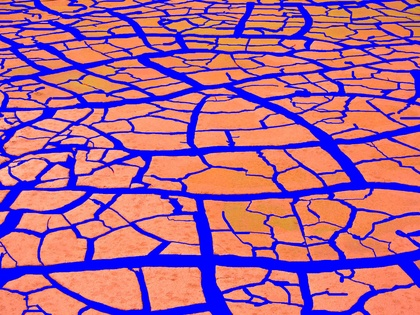
%> input picture images/Alligator1.jpg, 420 x 315 px, shrunk from 1600 x 1200 before the run; its folder holds only this picture in this run
$ octave demo.m   (GNU Octave 9; MATLAB toolbox functions it lacks are replaced by stand-ins)
%> lines starting %> are read from the running program, lines starting %| are printed output that depends on the picture; in (x1, y1, x2, y2) boxes, pixels count from 0 and x2, y2 are one past the last pixel; in counts of white or black regions, pixels touching at a corner belong together; the program's own positions count from 1
%> further down, Ioriginal is the input picture: size 315x420x3 uint8; mean R, G, B 168.7, 99, 146.4
### colorSegment.m
function  pixelLabels = colorSegment (input, Ioriginal)

%//%************************************************************************%
%//%*                         Color segmenter						       *%
%//%*           Segments the images by their colors                        *%
%//%*                                                                      *%
%//%*                                                                      *%
%//%*             Name: Dr. Preetham Manjunatha    		                   *%
%//%*             Github link: https://github.com/preethamam               %*
%//%*             Submission Date: 05/12/2025                              *%
%//%************************************************************************%
%//%*             Viterbi School of Engineering,                           *%
%//%*             Sonny Astani Dept. of Civil Engineering,                 *%
%//%*             University of Southern california,                       *%
%//%*             Los Angeles, California.                                 *%
%//%************************************************************************%
%
%************************************************************************%
%
% Usage: pixelLabels = colorSegment (input, Ioriginal)
% Inputs:
%           input        - Input struct
%           colorspace   - color segmentation of annotatations by color
%                           space 'rgb' | 'hsv' | 'lab' | 'xyz'
%                                 'ycbcr' | 'yiq' (NTSC)
%
%           input.RGBTriplet - [0,0,255]; % RGB value to segment
%           input.colorspace - 'rgb' % 'rgb' | 'hsv' |'lab' | 'xyz'
                                        %  'ycbcr' | 'yiq' (NTSC)
%           input.tolerance - 70; % tolerance value
%           input.Kmeans - true; % If true uses K-means clustering.
%                                % Else, uses input.RGBTriplet
%           input.KClusters - 3; % K clusters
%           input.ShowPlots - true; % Show plots
%           Ioriginal    - Input color image
%
%
% Outputs:  pixelLabels  - Output pixels labels
%
%

    % Check the number of input arguments
    if nargin < 2
        error('Not enough input arguments. Usage: pixelLabels = colorSegment(Ioriginal, input)');
    end

    % Validate the input struct fields
    requiredFields = {'RGBTriplet', 'colorspace', 'tolerance', 'Kmeans', 'KClusters', 'ShowPlots'};
    for i = 1:length(requiredFields)
        if ~isfield(input, requiredFields{i})
            error('Input struct is missing the required field: %s', requiredFields{i});
        end
    end

    % Validate colorspace
    validColorSpaces = {'rgb', 'hsv', 'lab', 'xyz', 'ycbcr', 'yiq'};
    if ~ismember(lower(input.colorspace), validColorSpaces)
        error('Invalid colorspace. Valid options are: ''rgb'', ''hsv'', ''lab'', ''xyz'', ''ycbcr'', ''yiq''.');
    end

    % Validate RGBTriplet
    if ~isnumeric(input.RGBTriplet) || numel(input.RGBTriplet) ~= 3
        error('RGBTriplet must be a numeric array with 3 elements.');
    end

    % Validate tolerance
    if ~isnumeric(input.tolerance) || input.tolerance < 0
        error('Tolerance must be a non-negative numeric value.');
    end

    % Validate Kmeans
    if ~islogical(input.Kmeans)
        error('Kmeans must be a logical value (true or false).');
    end

    % Validate KClusters
    if ~isnumeric(input.KClusters) || input.KClusters <= 0 || mod(input.KClusters, 1) ~= 0
        error('KClusters must be a positive integer.');
    end

    % Validate ShowPlots
    if ~islogical(input.ShowPlots)
        error('ShowPlots must be a logical value (true or false).');
    end

    % Read the original color image and get sizes
    [imheight, imwidth, imbytesppix]  = size(Ioriginal);
%> imheight = 315; imwidth = 420; imbytesppix = 3
    centroids = [];

    if sum(input.RGBTriplet>1)
        input.RGBTriplet = input.RGBTriplet/255;
    end

    % Convert RGB image to a target HSV or L*a*b* color space
    switch input.colorspace
        case 'rgb'
            % Convert to double
            Itransformed = im2double(Ioriginal);

            % Target RGB color triplet
            targetTriplet = input.RGBTriplet;
        case 'hsv'
            % Convert the image to HSV space
            Itransformed = rgb2hsv(Ioriginal);

            % Target HSV color triplet
            targetTriplet = rgb2hsv(input.RGBTriplet);
        case 'lab'
            % Convert image from RGB colorspace to lab color space.
            cform = makecform('srgb2lab');
            Itransformed = applycform(im2double(Ioriginal),cform);

            % Target L*a*b* color triplet
            targetTriplet = rgb2lab(input.RGBTriplet);

        case 'xyz'
            % Convert the image to HSV space
            Itransformed = rgb2xyz(Ioriginal);
%> Itransformed: size 315x420x3 double; mean of channels 1, 2, 3 0.366, 0.28, 0.362

            % Target HSV color triplet
            targetTriplet = rgb2xyz(input.RGBTriplet);

        case 'ycbcr'
            % Convert the image to HSV space
            Itransformed = rgb2ycbcr(im2double(Ioriginal));

            % Target HSV color triplet
            targetTriplet = rgb2ycbcr(input.RGBTriplet);

        case 'yiq'
            % Convert the image to HSV space
            Itransformed = rgb2ntsc(Ioriginal);

            % Target HSV color triplet
            targetTriplet = rgb2ntsc(input.RGBTriplet);
        otherwise
            error('colorSpace must be ''RGB'', ''Lab'', ''HSV'', ''XYZ'', ''YCBCR'', or ''YIQ''');
    end

    if input.Kmeans
        % Segmentation map and clustering
        segMaptic = tic;
        [N,M,L] = size(Itransformed);
        ItransFeatureVec = reshape(Itransformed,[N*M, L]);

        % Get clusters indices/classes
        [idx,centroids] = kmeans(ItransFeatureVec, input.KClusters);

        % Reshape to segmentation map
        pixelLabels = reshape(idx, [N,M]);
        segMapruntime = toc(segMaptic);
        fprintf('K-mean segmentation map execution time: %.4f seconds\n', segMapruntime)
    else
        % Segmentation map by color tolerance distance
        Channel1 = Itransformed(:,:,1);          % Get the first channel
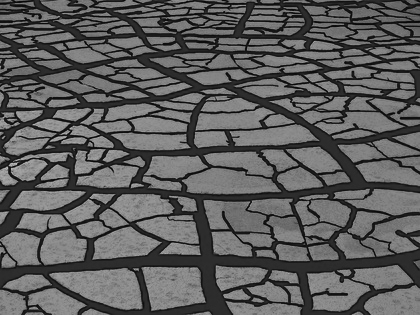
%> Channel1: size 315x420 double; min 0.0239, max 0.767, mean 0.366
        Channel2 = Itransformed(:,:,2);          % Get the second channel
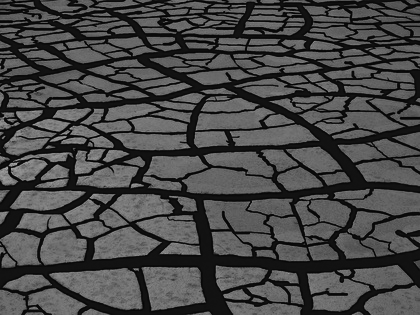
%> Channel2: size 315x420 double; min 0.0119, max 0.689, mean 0.28
        Channel3 = Itransformed(:,:,3);          % Get the third channel
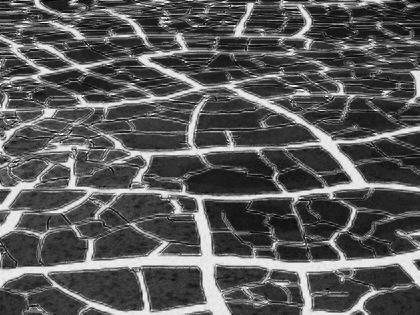
%> Channel3: size 315x420 double; min 0.00136, max 1.02, mean 0.362; drawn with min black and max white

        C1Standard = targetTriplet(1) * ones(imheight, imwidth);
        C2Standard = targetTriplet(2) * ones(imheight, imwidth);
        C3Standard = targetTriplet(3) * ones(imheight, imwidth);

        switch input.colorspace
            case {'rgb', 'xyz', 'ycbcr', 'yiq'}
                % Create the delta images: delta R, delta G, and delta B.
                % delta X, delta Y, and delta Z.
                % delta Y, delta Cb, and delta Cr.
                % delta Y, delta I, and delta Q.
                deltaC1 = Channel1 - C1Standard;
                deltaC2 = Channel2 - C2Standard;
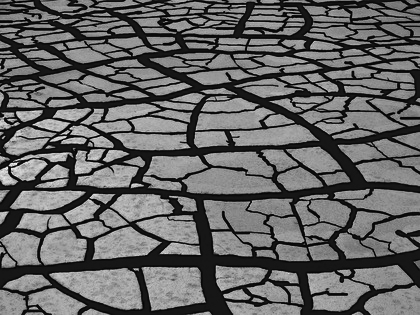
%> deltaC2: size 315x420 double; min -0.0603, max 0.616, mean 0.208; drawn with min black and max white
                deltaC3 = Channel3 - C3Standard;

                deltaC1 = deltaC1 * 255;
                deltaC2 = deltaC2 * 255;
                deltaC3 = deltaC3 * 255;
            case 'hsv'
                % Create the delta images: delta H, delta S, and delta V.
                deltaC1 = abs(Channel1 - C1Standard);
                deltaC1 = min(deltaC1, 1 - deltaC1);
                deltaC2 = Channel2 - C2Standard;
                deltaC3 = Channel3 - C3Standard;

                deltaC1 = deltaC1 * 255;
                deltaC2 = deltaC2 * 255;
                deltaC3 = deltaC3 * 255;
            case 'lab'
                % Create the delta images: delta L, delta A, and delta B.
                deltaC1 = Channel1 - C1Standard;
                deltaC2 = Channel2 - C2Standard;
                deltaC3 = Channel3 - C3Standard;
            otherwise
                error('colorSpace must be ''RGB'', ''Lab'', ''HSV'', ''XYZ'', ''YCBCR'', or ''YIQ''');
        end

        % Euclidean “distance” in color space
        deltaE = sqrt(deltaC1.^2 + deltaC2.^2 + deltaC3.^2);
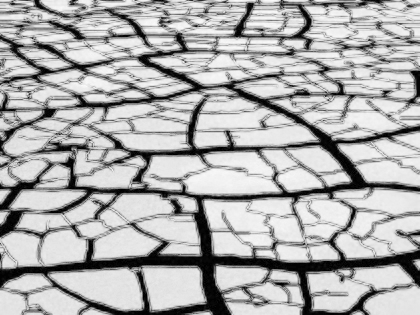
%> deltaE: size 315x420 double; min 0.0939, max 251.8, mean 174

        % Threshold and obtain the pixel labels
        pixelLabels  = deltaE <= input.tolerance;
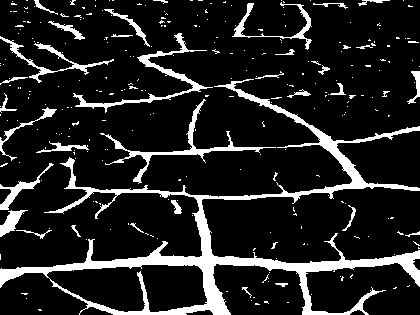
%> pixelLabels: size 315x420 logical; 13.4% white; 282 white regions (248 under 20 px), largest, box (x1, y1, x2, y2) and area: (0, 79, 420, 315) 10479, (100, 99, 276, 184) 1137, (73, 33, 213, 113) 1114
    end

    % Show plots
    if input.ShowPlots
        labelsKmeansPlots(input, Ioriginal, Itransformed, pixelLabels, centroids);
    end
end


% Plotting auxiliary function
function labelsKmeansPlots(input, Ioriginal, Itransformed, pixelLabels, centroids)
%> called with centroids = []
%
%************************************************************************%
%
% Usage: labelsKmeansPlots(input, Ioriginal, Itransformed, pixelLabels, centroids)
% Inputs:
%           input        - Input struct
%           colorspace   - color segmentation of annotatations by color
%                           space 'rgb' | 'hsv' | 'lab'
%                           (keep 'hsv')
%           input.RGBTriplet - [0,0,255]; % RGB value to segment
%           input.colorspace - 'rgb' % 'rgb' | 'hsv' |'lab'
%           input.tolerance - 70; % tolerance value
%           input.Kmeans - true; % If true uses K-means clustering.
%                                % Else, uses input.RGBTriplet
%           input.KClusters - 3; % K clusters
%           input.ShowPlots - true; % Show plots
%           Ioriginal    - Input color image
%           Itransformed - RGB, HSV or LAB transformed images
%           pixelLabels  - Output pixels labels
%           centroids    - Cluster color centroids
%
%
% Outputs:  Plots
%
%
    % Label overlay
    labImg = labeloverlay(Ioriginal, pixelLabels, 'Colormap','jet');
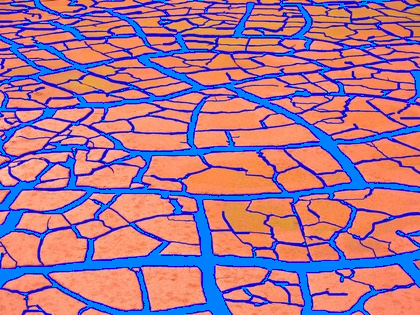
%> labImg: size 315x420x3 uint8; mean R, G, B 168.3, 115.8, 147.1

    % Get fileparts
    [filepath,name,ext] = fileparts(input.filename);

    % Show figure
    figure;
    t = tiledlayout(1,2,TileSpacing="tight",Padding="compact");
    nexttile; imshow(Ioriginal); title('Original image', FontSize=16);
    nexttile; imshow(labImg); title('Labeled image', FontSize=16);

    % Export graphics
    if input.Kmeans
        exportgraphics(gcf, fullfile('assets', ['segmap_' lower(name) '_' input.colorspace '_kmeans' '.png']))
    else
        exportgraphics(gcf, fullfile('assets', ['segmap_' lower(name) '_' input.colorspace '.png']))
    end

    if input.Kmeans
        % Convert color space
        switch lower(input.colorspace)
            case 'rgb'
                channelLabels = {'R','G','B'};
            case 'lab'
                % Requires Image Processing Toolbox
                channelLabels = {'L*','a*','b*'};
            case 'hsv'
                channelLabels = {'H','S','V'};
            case 'xyz'
                channelLabels = {'X','Y','Z'};
            case 'ycbcr'
                channelLabels = {'Y','Cb','Cr'};
            case 'yiq'
                channelLabels = {'Y','I','Q'};
            otherwise
                 error('colorSpace must be ''RGB'', ''Lab'', ''HSV'', ''XYZ'', ''YCBCR'', or ''YIQ''');
        end

        % Reshape the data
        [rows, cols, ~] = size(Itransformed);
        IoriData = reshape(Ioriginal, rows*cols, 3);
        ItransData = reshape(Itransformed, rows*cols, 3);
        pixelColors = mat2gray(reshape(Ioriginal, rows*cols, 3));

        % Pixel colors for the clusters
        if strcmp(input.colorspace, 'rgb')
            RGBnorm = centroids;
        elseif strcmp(input.colorspace,'hsv')
            RGBnorm = hsv2rgb(centroids);
        elseif strcmp(input.colorspace,'lab')
            RGBnorm = lab2rgb(centroids);
        elseif strcmp(input.colorspace,'xyz')
            RGBnorm = xyz2rgb(centroids);
        elseif strcmp(input.colorspace,'ycbcr')
            RGBnorm = ycbcr2rgb(centroids);
        else
            RGBnorm = ntsc2rgb(centroids);
        end

        pixelClusterColors = squeeze(ind2rgb(reshape(pixelLabels, rows*cols, 1), RGBnorm));

        % 3D scatter plot of raw pixels color distribution
        figure;
        scatter3(IoriData(:,1), IoriData(:,2), IoriData(:,3), 2, pixelColors, 'filled');
        xlabel(channelLabels{1});
        ylabel(channelLabels{2});
        zlabel(channelLabels{3});
        title('Image pixel color distribution');
        grid on;

        % Export graphics
        exportgraphics(gcf, fullfile('assets', ['pixdistrib_' lower(name) '_' input.colorspace '.png']))

        % 3D scatter plot of clustered pixels
        figure;
        scatter3(ItransData(:,1), ItransData(:,2), ItransData(:,3), 2, pixelClusterColors, 'filled');
        xlabel(channelLabels{1});
        ylabel(channelLabels{2});
        zlabel(channelLabels{3});
        title(sprintf('K-means Clustering (%d clusters) in %s space', input.KClusters, upper(input.colorspace)));
        grid on;

        % Export graphics
        exportgraphics(gcf, fullfile('assets', ['cluster_' lower(name) '_' input.colorspace '_kmeans' '.png']))
    end
end

### demo.m
clear; close all; clc;

%$ Inputs
input_RGBTriplet = [0,0,255; 0,255,0; 255,0,0; 255,0,0; 220,70,190; 255,0,0]; % RGB value to segment
input_colorspace = {'xyz', 'ycbcr', 'yiq'}; % 'rgb' | 'hsv' |'lab' | 'xyz'
                                        %  'ycbcr' | 'yiq' (NTSC)
input.tolerance = 70;
input.Kmeans = false; % If true uses K-means clustering.
                     % Else, uses input.RGBTriplet
input.KClusters = 3; % K clusters
input.ShowPlots = true; % Show plots

%% Read image
images = dir("images");
images = images(3:end,:);

for j = 1:length(input_colorspace)
    input.colorspace = input_colorspace{j};
    for i = 1:length(images)
        % Get RGB triplets
        input.RGBTriplet = input_RGBTriplet(i,:);

        % Read images
        Ioriginal = imread(fullfile(images(i).folder, images(i).name));
        input.filename = images(i).name;

        % Get the pixel labels
        pixelLabels = colorSegment (input, Ioriginal);

        close all;
    end
end
